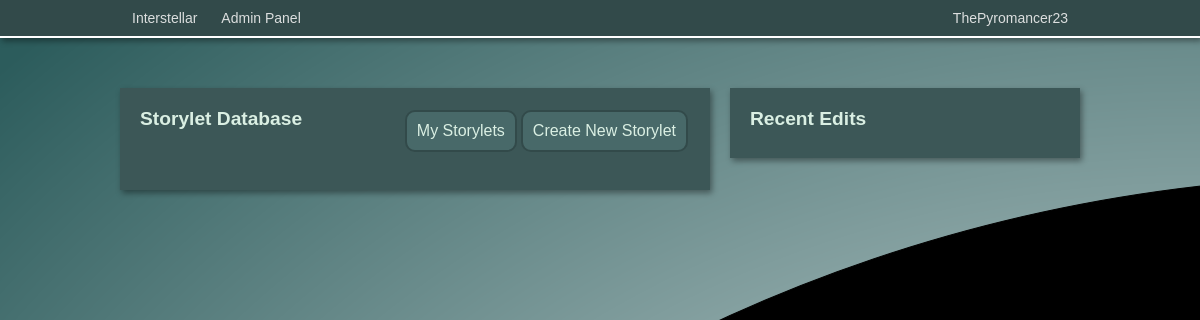
Page /admin/storylets (signed in) on the earlier database version.
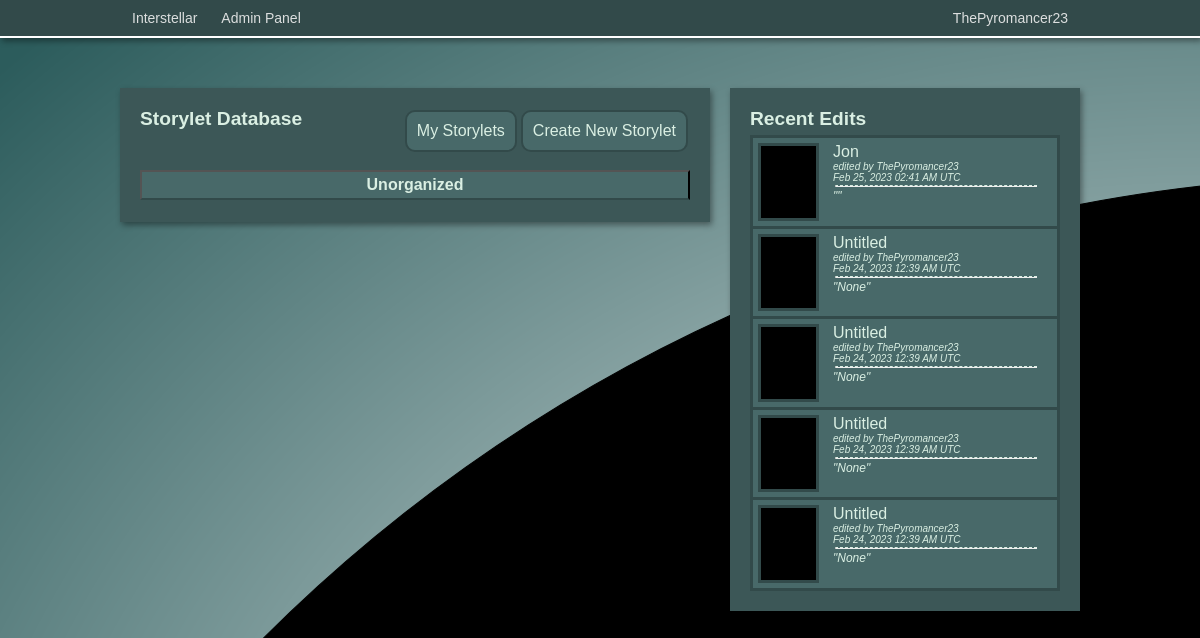
Same page on the later database version.
### app/models.py (models this page shows, shortened)
class User(UserMixin, db.Model):
    id = db.Column(db.Integer, primary_key=True)
    username = db.Column(db.String(64), index=True, unique=True)
    email = db.Column(db.String(120), index=True, unique=True)
    password_hash = db.Column(db.String(128))
    privilege_level = db.Column(db.Integer, default=1)
    last_online = db.Column(db.DateTime, default=datetime.utcnow)
    created_storylets = db.relationship('Storylet', backref='author', lazy='dynamic')
    current_hand = db.relationship('Hand', backref='user', lazy='dynamic')

class Storylet(db.Model):
    id = db.Column(db.Integer, primary_key=True)
    title = db.Column(db.String)
    image = db.Column(db.String)
    description = db.Column(db.Text)
    branches = db.relationship('Branch', backref='parent_storylet', lazy='dynamic')
    deck = db.Column(db.String)
    area = db.Column(db.String)
    urgency = db.Column(db.String)
    order = db.Column(db.Integer)
    notes = db.Column(db.Text)
    escapable = db.Column(db.Boolean)
    tag = db.Column(db.String)
    user_id = db.Column(db.Integer, db.ForeignKey('user.id'))
    last_edit = db.Column(db.DateTime, default=datetime.utcnow())
    last_editor = db.Column(db.String)
    in_hand = db.relationship('Hand', backref='storylet', lazy='dynamic')

### app/admin/routes.py (the view, shortened to what this page needs)
@bp.route('/storylets')
@login_required
def storylets():
    if current_user.privilege_level > 1:
        tab = request.args.get('tab', 'all', type=str)
        tags = []
        if tab == 'all':
            tag_list = db.session.query(Storylet.tag.distinct().label("tag")).all()
            for tag in tag_list:
                tag = str(tag).replace('(', '').replace(')', '').replace(',', '').replace("'", "")
                if tag == 'None':
                    tags.append(Tag(None, 0))
                else:
                    tags.append(Tag(tag, 0))
        tags.sort()
        recents = db.session.query(Storylet).order_by(Storylet.last_edit.desc()).limit(5).all()
        return render_template('storylets.html', recents=recents, tags=tags, tab=tab)
    else:
        return redirect(url_for('index'))

### app/models.py (called while the page is built)
@login.user_loader
def load_user(id):
    return User.query.get(int(id))

### app/routes.py (called while the page is built)
@app.before_request
def before_request():
    if current_user.is_authenticated:
        current_user.last_online = datetime.utcnow()
        db.session.commit()

### app/admin/templates/storylets.html (shortened to what this page needs)
<!DOCTYPE html>
<html>
<head>
    <link rel="stylesheet" href="{{ url_for('admin.static', filename='css/admin.css') }}">
</head>
<body>
{% include 'navbar.html' %}
<div class="pageblock"></div>
<div style="width: 960px; margin: auto;">
    <div style="width: 550px;" class=" storylet-column game boxshadow">
        <a href="{{ url_for('admin.edit_storylet') }}" class="adm-btn-link"><div class="adm-btn">Create New Storylet</div></a>
        {% if tab == 'all' %}
        <a href="{{ url_for('admin.storylets', tab='user') }}" class="adm-btn-link"><div class="adm-btn">My Storylets</div></a>
        {% else %}
        <a href="{{ url_for('admin.storylets') }}" class="adm-btn-link"><div class="adm-btn">All Storylets</div></a>
        {% endif %}
        <h2 style="margin-bottom: 40px;">Storylet Database</h2>
        <div id="all-storylets-panel">
            {% for tag in tags %}
            <button class="no-brdr storylet-tag"><h2>{{tag.name}}</h2></button>
            {% endfor %}
        </div>
    </div>
    <div style="margin-left: 20px; width: 310px;" class="storylet-column game boxshadow">
        <h2 style="margin-bottom: 8px">Recent Edits</h2>
        {% for storylet in recents %}
        <div id="recent-storylet-panel">
            <a class= "storylet" href="{{ url_for('admin.edit_storylet', id=storylet.id) }}">
            <div class="recent-left">
                <div class="recent-image-cont">
                    <center><img style="width: 55px;" class="digitaleffect" src="{{ url_for('static', filename='images/' + storylet.image) }}" width="80px"></center>
                </div>
            </div>
            <div class="recent-right">
                <p class="recent-text"><bold>{{ storylet.title }}</bold></p>
                <p class="recent-text" style="font-size: 10px;"><em>edited by {{ storylet.author.username }}</em></p>
                <p class="recent-text" style="font-size: 10px;"><em>{{ storylet.last_edit.strftime("%b %d, %Y %I:%M %p UTC") }}</em></p>
                <hr class="recent-divider recent-text">
                <p class="recent-text" style="font-size: 12px;"><em>"{{ storylet.description }}"</em></p>
            </div>
            </a>
        </div>
        {% endfor %}
    </div>
</div>
</body>
</html>

### app/templates/navbar.html (shortened to what this page needs)
<div class="navbar boxshadow">
    <div class="navbar-inner">
        <a class="nav-link" href="{{ url_for('index') }}">Interstellar</a>
        {% if current_user.is_authenticated %}
            <div class="dropdown-container">
                <div class="ddbtn nav-link">{{current_user.username}}</div>
                </div>
            </div>
            {% if current_user.privilege_level > 1 %}
            <div style="float: left;" class="dropdown-container">
                <a href="{{ url_for('admin.admin') }}"><div class="ddbtn nav-link">Admin Panel</div></a>
                </div>
            </div>
            {% endif %}
        {% endif %}

### app/admin/static/css/admin.css (style rules this page uses)
.navbar { width: 100%; overflow: hidden; border-bottom: solid white 2px; background: #324A4A; }
.navbar-inner { margin: auto; width: 960px; }
.nav-link { float: left; color: #f2f2f2e1; text-align: center; text-decoration: none; padding: 10px 12px; font-size: 14px; }
.dropdown-container { float: right; overflow: hidden; }
.pageblock { height: 50px; width: 100%; }
* { margin: 0; }
.game { background-color: #3C5757; }
body { font-family: arial; background: black url("images/background.png") no-repeat; color: rgb(218, 239, 227); }
.boxshadow { box-shadow: 2px 3px 6px rgba(0, 0, 0, 0.4); }
.digitaleffect { background: #CFE5E8 url("images/digitaleffect.gif") repeat scroll 0% 0%; }
h2 { font-size: 1.2em; font-weight:bold; }
.adm-btn-link { background-color: #486969; border-radius: 10px; text-decoration: none; padding: 10px; margin: 2px; color:rgb(218, 239, 227); float: right; border-style: solid; border-width: 2px; border-color:#324A4A }
.storylet-column { padding: 20px; float: left; }
.storylet-tag { background-color:#486969; border-bottom: #324A4A solid 2px; cursor: pointer; padding: 4px; margin-bottom: 2px; width: 100%; color: rgb(218, 239, 227); transition: 0.4s; }
.storylet { border-color:#324A4A; background-color:#486969; border-style: solid; width: auto; display: grid; grid-template-columns: 80px 245px; grid-template-rows: auto auto; margin-top: -3px; text-decoration: none; color: rgb(218, 239, 227); }
.recent-left { padding: 5px; }
.recent-right { padding: 5px; padding-left: 0px; }
.recent-image-cont { background:#CFE5E8; border:#324A4A; border-style: solid; border-width: 3px; width: 55px; height: 71.5px; }
.recent-text { width: 200px; overflow: hidden; white-space: nowrap; text-overflow: ellipsis; }
.recent-divider { border-top-width: 1px; border-top-color:rgb(218, 239, 227); border-top-style: dashed; margin: 2px; }

Differences in the rows shown:
added Storylet: image (picture), title "Jon", author.username "ThePyromancer23", last_edit "Feb 25, 2023 02:41 AM UTC"
added Storylet: image (picture), title "Untitled", author.username "ThePyromancer23", last_edit "Feb 24, 2023 12:39 AM UTC", description "None"
added Storylet: image (picture), title "Untitled", author.username "ThePyromancer23", last_edit "Feb 24, 2023 12:39 AM UTC", description "None"
added Storylet: image (picture), title "Untitled", author.username "ThePyromancer23", last_edit "Feb 24, 2023 12:39 AM UTC", description "None"
added Storylet: image (picture), title "Untitled", author.username "ThePyromancer23", last_edit "Feb 24, 2023 12:39 AM UTC", description "None"
Other differences:
new list line: "Unorganized"
